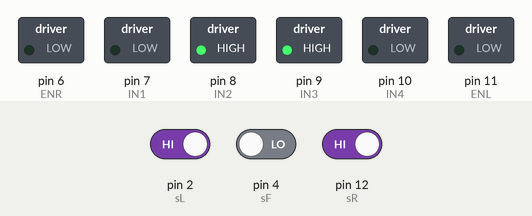
This sketch was run on a simulated Arduino Uno, built with avr-gcc and run on an emulated ATmega328P. Parts: switched loads named in the sketch (green lamp = pin HIGH). The inputs (shaded band) are chosen by the test bench; at power-on: pin 2 (sL) HIGH, pin 12 (sR) HIGH, pin 4 (sF) LOW.

Above: at 1.2 s.
1.3 s: pin 2 (sL) driven LOW
At 1.6 s:
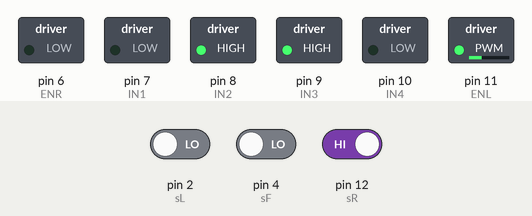
2.8 s: pin 2 (sL) driven HIGH and pin 12 (sR) driven LOW
At 4.0 s:
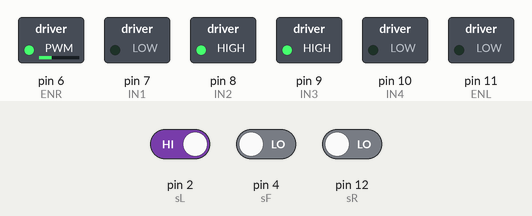
4.3 s: pin 2 (sL) driven LOW and pin 4 (sF) driven HIGH
At 5.1 s:
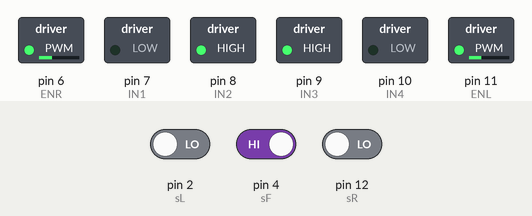
5.8 s: pin 12 (sR) driven HIGH
At 6.3 s:
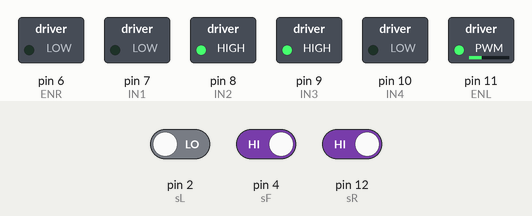
7.3 s: pin 12 (sR) driven LOW
At 8.5 s:
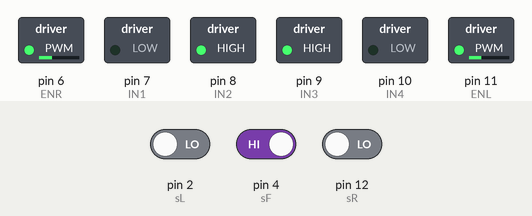
8.8 s: pin 2 (sL) driven HIGH
At 9.7 s:
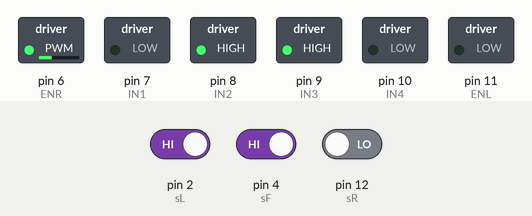
Timing chart, 0 to 11.3 s (numbered marks = the images above; inputs shaded):
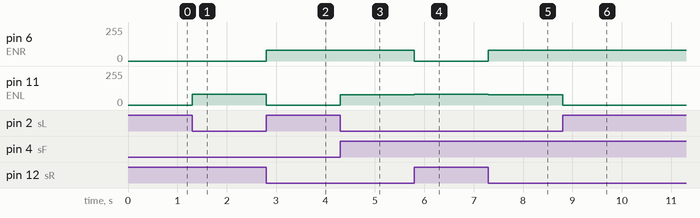

Measured:
- after the input at 1.3 s, pin 11 (ENL): 0/255 → 80/255 at once
- after the input at 2.8 s, pin 6 (ENR): 0/255 → 80/255 at once; pin 11 (ENL): 80/255 → 0/255 at once
- after the input at 4.3 s, pin 6 (ENR): 80/255 → 81/255 at once; pin 11 (ENL): 0/255 → 78/255 at once
- after the input at 5.8 s, pin 6 (ENR): 81/255 → 0/255 at once; pin 11 (ENL): 78/255 → 80/255 at once
- after the input at 7.3 s, pin 6 (ENR): 0/255 → 81/255 at once; pin 11 (ENL): 80/255 → 78/255 at once
- after the input at 8.8 s, pin 6 (ENR): 81/255 → 80/255 at once; pin 11 (ENL): 78/255 → 0/255 at once

The sketch:

Smart_Car.ino
```cpp
#include "path.h"
#define ENR 6   //chân cắm cho module động cơ//
#define IN1 7
#define IN2 8
#define IN3 9
#define IN4 10
#define ENL 11

#define sR 12    //chân cắm cho sensor//
#define sF 4      //sF: trước; R: phải; L: trái; B: sau
#define sL 2

#define line_68 2000;
String ways[20];
byte Speed = 100, Speed1 =86, Speed2 = 78,n , LEngth[20];
//speed1 = right
void setup() {
  Serial.begin(115200);     //m ko cần phải đụng đến phần setup này//
  pinMode(ENR, OUTPUT);
  pinMode(IN1, OUTPUT);
  pinMode(IN2, OUTPUT);
  pinMode(IN3, OUTPUT);
  pinMode(IN4, OUTPUT);
  pinMode(ENL, OUTPUT);
  pinMode(sR, INPUT);
  pinMode(sF, INPUT);
  pinMode(sL, INPUT);
  pinMode(5, INPUT_PULLUP);
  n = path.SETUP();
  for(byte i = 0; i < n; ++i){
    ways[i] = path.Direction(i);    //lấy hướng robot nên đi//
    LEngth[i] = path.length_of_path(i); //lấy độ dài các đoạn cần đi//
  }

  //đoạn này m có thể xóa hoặc tùy chỉnh tùy m//
  digitalWrite(IN1, LOW);
  digitalWrite(IN2, HIGH);
  digitalWrite(IN3, HIGH);
  digitalWrite(IN4, LOW);
}
void carStop() {      //dừng
  //Serial.println("STOP");
  digitalWrite(IN1, LOW);
  digitalWrite(IN2, LOW);
  digitalWrite(IN3, LOW);
  digitalWrite(IN4, LOW);
}

void track_line_sec1(){      //thuật toán dò line
  digitalWrite(IN1, LOW);
  digitalWrite(IN2, HIGH);
  digitalWrite(IN3, HIGH);
  digitalWrite(IN4, LOW);
  if(digitalRead(sL) == 0 && digitalRead(sR) == 0 && digitalRead(sF) == 1){
    analogWrite(ENR, Speed1);
    analogWrite(ENL, Speed2);
  }
  else if(digitalRead(sL) != 0 && digitalRead(sR) == 0){
    while(digitalRead(sL) != 0){
      analogWrite(ENR, 80);
      analogWrite(ENL, 0);
    }
  }
  else if(digitalRead(sL) == 1 && digitalRead(sR) == 1 && digitalRead(sF) == 1){
    analogWrite(ENR, Speed1);
    analogWrite(ENL, Speed2);
  }
}
void track_line_sec2(){      //thuật toán dò line
  digitalWrite(IN1, LOW);
  digitalWrite(IN2, HIGH);
  digitalWrite(IN3, HIGH);
  digitalWrite(IN4, LOW);
  if(digitalRead(sL) == 0 && digitalRead(sR) == 0 && digitalRead(sF) == 1){
    analogWrite(ENR, Speed1-5);
    analogWrite(ENL, Speed2);
  }
  else if(digitalRead(sL) == 1 && digitalRead(sR) == 1 && digitalRead(sF) == 1){
    analogWrite(ENR, Speed1);
    analogWrite(ENL, Speed2);
  }
  else if(digitalRead(sL) != 0 && digitalRead(sR) == 0){
    while(digitalRead(sL) != 0){
      analogWrite(ENR, 80);
      analogWrite(ENL, 0);
    }
  }
  else if(digitalRead(sL) == 0 && digitalRead(sR) != 0){
    while(digitalRead(sR) != 0){
      analogWrite(ENR, 0);
      analogWrite(ENL,80);
    }
  }
  else if(digitalRead(sL) == 0 && digitalRead(sR) != 0){
      analogWrite(ENR, Speed1-5);
      analogWrite(ENL, Speed2);
  }
}

void loop() {

//--------------------------thuật toán in gía trị của các sensor------------------------------------------------------------------//
  long long now=millis();
  /*
  while (millis()-now<=2000) track_line_sec2();
  while (millis()-now<=4200) {
    analogWrite(ENR, Speed1);
    analogWrite(ENL, Speed2);
  }
  carStop();
  while (millis()-now<=5500) track_line_sec1();
  carStop();*/
  track_line_sec2();
}
```

path.cpp
```cpp
#include "Arduino.h"
#include "path.h"
//   ADJUST THESE PARAMS TO FIT THE MAP
//--------------------------------------
#define numV 14
#define numE 19
#define finish 13
#define start 0
#define INT_MAX 200
pclass::pclass(){
}
void swap(int &a, int &b){int c=a; a=b; b=c;}

byte graph[numV][numV]={
    {0,68,66,0,0,0,0,0,0,0,0,0,0,0},
    {68,0,121,92,0,0,0,0,0,0,0,0,0,0},
    {66,121,0,69,38,0,0,0,0,0,0,0,0,0},
    {0,92,69,0,0,0,23,0,0,0,0,0,0,0},
    {0,0,38,0,0,44,0,50,0,0,0,0,0,0},
    {0,0,0,0,44,0,32,0,36,0,0,0,0,0},
    {0,0,0,23,0,32,0,0,0,35,0,0,0,0},
    {0,0,0,0,50,0,0,0,27,0,0,0,94,0},
    {0,0,0,0,0,36,0,27,0,27,39,0,0,0},
    {0,0,0,0,0,0,35,0,27,0,0,0,0,0},
    {0,0,0,0,0,0,0,0,39,0,0,52,0,0},
    {0,0,0,0,0,0,0,0,0,0,52,0,0,17},
    {0,0,0,0,0,0,0,94,0,0,0,0,0,67},
    {0,0,0,0,0,0,0,0,0,0,0,17,67,0}
};

byte direction[numV][numV]={
    {INT_MAX,-90,0,INT_MAX,INT_MAX,INT_MAX,INT_MAX,INT_MAX,INT_MAX,INT_MAX,INT_MAX,INT_MAX,INT_MAX,INT_MAX},
    {90,INT_MAX,45,0,INT_MAX,INT_MAX,INT_MAX,INT_MAX,INT_MAX,INT_MAX,INT_MAX,INT_MAX,INT_MAX,INT_MAX},
    {180,-135,INT_MAX,-90,0,INT_MAX,INT_MAX,INT_MAX,INT_MAX,INT_MAX,INT_MAX,INT_MAX,INT_MAX,INT_MAX},
    {INT_MAX,180,90,INT_MAX,INT_MAX,INT_MAX,0,INT_MAX,INT_MAX,INT_MAX,INT_MAX,INT_MAX,INT_MAX,INT_MAX},
    {INT_MAX,INT_MAX,180,INT_MAX,INT_MAX,-90,INT_MAX,0,INT_MAX,INT_MAX,INT_MAX,INT_MAX,INT_MAX,INT_MAX},
    {INT_MAX,INT_MAX,INT_MAX,INT_MAX,90,INT_MAX,-90,INT_MAX,0,INT_MAX,INT_MAX,INT_MAX,INT_MAX,INT_MAX},
    {INT_MAX,INT_MAX,INT_MAX,180,INT_MAX,90,INT_MAX,INT_MAX,INT_MAX,0,INT_MAX,INT_MAX,INT_MAX,INT_MAX},
    {INT_MAX,INT_MAX,INT_MAX,INT_MAX,180,INT_MAX,INT_MAX,INT_MAX,-90,INT_MAX,INT_MAX,INT_MAX,0,INT_MAX},
    {INT_MAX,INT_MAX,INT_MAX,INT_MAX,INT_MAX,180,INT_MAX,90,INT_MAX,-90,0,INT_MAX,INT_MAX,INT_MAX},
    {INT_MAX,INT_MAX,INT_MAX,INT_MAX,INT_MAX,INT_MAX,180,INT_MAX,90,INT_MAX,INT_MAX,INT_MAX,INT_MAX,INT_MAX},
    {INT_MAX,INT_MAX,INT_MAX,INT_MAX,INT_MAX,INT_MAX,INT_MAX,INT_MAX,180,INT_MAX,INT_MAX,-90,INT_MAX,INT_MAX},
    {INT_MAX,INT_MAX,INT_MAX,INT_MAX,INT_MAX,INT_MAX,INT_MAX,INT_MAX,INT_MAX,INT_MAX,90,INT_MAX,INT_MAX,0},
    {INT_MAX,INT_MAX,INT_MAX,INT_MAX,INT_MAX,INT_MAX,INT_MAX,180,INT_MAX,INT_MAX,INT_MAX,INT_MAX,INT_MAX,-90},
    {INT_MAX,INT_MAX,INT_MAX,INT_MAX,INT_MAX,INT_MAX,INT_MAX,INT_MAX,INT_MAX,INT_MAX,INT_MAX,180,90,INT_MAX}
};

int pq_index_of_dis[numV]={0,1,2,3,4,5,6,7,8,9,10,11,12,13};
//--------------------------------------
int dis[numV], previous[numV], visited[numV], Path[50];
String c[20];
int num_visited_station=0, Length[20];
bool visited_station[7]={0,0,0,0,0,0,0};
int length_path=1;

//with parameter length, this function can heapify
//a PQ with specified length
//unused element can be transferred to the end
void heapify_smallest(int *b, int index, int length){
    int smallest=index;
    if(index*2+1<length){
        heapify_smallest(b,index*2+1,length);
        if(dis[b[smallest]]>dis[b[index*2+1]]) smallest=index*2+1;
    }
    if(index*2+2<length){
        heapify_smallest(b,index*2+2,length);
        if(dis[b[smallest]]>dis[b[index*2+2]]) smallest=index*2+2;
    }
    if(smallest!=index){
        swap(b[smallest],b[index]);
    }
}

void addPath(int current){
    if(previous[current]!=-1){
        if(
            (current==2 && !visited_station[2]) ||
            (current==3 && !visited_station[3]) ||
            (current==6 && !visited_station[6])
        ){
            num_visited_station++;
            visited_station[current]=true;
        }
        addPath(previous[current]);
        Path[length_path]=current;
        length_path++;
    }
}
void input_empty_edge(int num_empty_edges, int a[], int b[]){
    for(int i=0;i<num_empty_edges;i++){
        graph[a[i]][b[i]]=0;
        graph[b[i]][a[i]]=0;
    }
}

int findNearestStation(int s){
    //pre-dijkstra
    for(int i=0;i<numV;i++){
        dis[i]=INT_MAX;
        visited[i]=false;
    }
    memset(previous,-1,sizeof(previous));
    int length=numV, temp_dis, nearest_station=INT_MAX, min_dis=INT_MAX, bestV=s;
    dis[s]=0;
    previous[s]=-1;
    visited[s]=true;

    //dijkstra
    while(length>0){// check empty
        heapify_smallest(pq_index_of_dis,0,length);
        bestV=pq_index_of_dis[0];
        // visited[bestV]=true;
        for(int i=0;i<numV;i++){
            if( !visited[i] && graph[bestV][i]>0 ){
                temp_dis=dis[bestV]+graph[bestV][i];
                if(temp_dis< dis[i]){
                    dis[i]=temp_dis;
                    if(
                        temp_dis<min_dis &&
                        (i==2 || i==3 || i==6) &&
                        !visited_station[i]
                    ){
                        min_dis=temp_dis;
                        nearest_station=i;
                    }
                    previous[i]=bestV;
                }
            }
        }
        //transfer unused element to back (0th element)
        swap(pq_index_of_dis[0],pq_index_of_dis[length-1]);
        //reduce length need to be heapified
        length--;
    }
    // num_visited_station++;
    addPath(nearest_station);
    return nearest_station;
}

int findWarehouse(int s){
    //pre-dijkstra
    for(int i=0;i<numV;i++){
        dis[i]=INT_MAX;
        visited[i]=false;
    }
    memset(previous,-1,sizeof(previous));
    int length=numV, temp_dis, bestV=s;
    dis[s]=0;
    previous[s]=-1;
    visited[s]=true;

    //dijkstra
    while(length>0){// check empty
        heapify_smallest(pq_index_of_dis,0,length);
        bestV=pq_index_of_dis[0];
        // visited[bestV]=true;
        for(int i=0;i<numV;i++){
            if( !visited[i] && graph[bestV][i]>0 ){
                temp_dis=dis[bestV]+graph[bestV][i];
                if(temp_dis< dis[i]){
                    dis[i]=temp_dis;
                    previous[i]=bestV;
                }
            }
        }
        //transfer unused element to back (0th element)
        swap(pq_index_of_dis[0],pq_index_of_dis[length-1]);
        //reduce length need to be heapified
        length--;
    }
    addPath(8);
    return 8;
}

void createPath(){
    int vertext_min_dis;
    vertext_min_dis=findNearestStation(start);
    vertext_min_dis=findWarehouse(vertext_min_dis);
    while(num_visited_station<3){
        vertext_min_dis=findNearestStation(vertext_min_dis);
        vertext_min_dis=findWarehouse(vertext_min_dis);
    }
    Path[length_path]=10;
    Path[length_path+1]=11;
    Path[length_path+2]=13;
    length_path+=3;
}

void createCommand(int s){
    createPath();
    //byte length;
    c[0]="STA";//start
    int curr_dir = 0, curr_pos=s;
    for(int i=1;i<length_path;i++){
        //itoa(graph[curr_pos][Path[i]],length,10);
        switch(direction[curr_pos][Path[i]]-curr_dir){
            case 0:
                c[i]="F";Length[i] = graph[curr_pos][Path[i]]; break;
            case 90: case -270:
                c[i]="L90&F";Length[i] = graph[curr_pos][Path[i]]; break;
            case -90: case 270:
                c[i]="R90&F";Length[i] = graph[curr_pos][Path[i]]; break;
            case 180: case -180:
                c[i]="B&F";Length[i] = graph[curr_pos][Path[i]]; break;
            case -135: case 255:
                c[i]="R135&F";Length[i] = graph[curr_pos][Path[i]]; break;
            case 135: case -255:
                c[i]="L135&F";Length[i] = graph[curr_pos][Path[i]]; break;
            case 45: case -315:
                c[i]="L45&F";Length[i] = graph[curr_pos][Path[i]]; break;
            case -45: case 315:
                c[i]="R45&F";Length[i] = graph[curr_pos][Path[i]]; break;
        }
        curr_dir=direction[curr_pos][Path[i]];
        curr_pos=Path[i];
    }
}
/*
STA: start
R90&F: quay phai 90 va tien
L90&F:
B&F: quay sau r tien
R135&F: quay phai 135 do va tien
L135&F:
R45&F: quay trai 45 va tien
L45&F:
*/
byte pclass::SETUP(){
    int a[2]={0,1}; // canh bo
    int b[2]={2,3}; // canh bo
    input_empty_edge(2,a,b);
    createCommand(start);
    return (length_path);
}
String pclass::Direction(int number){
  return(c[number]);
}
byte pclass::length_of_path(int number){

  return(Length[number]);
}
pclass path = pclass();
```

path.h
```cpp
#ifndef path_h
#define fan_h

class pclass{
  public:
    pclass();
    byte SETUP();
    String Direction(int number);
    byte length_of_path(int number);
};

extern pclass path;

#endif
```
